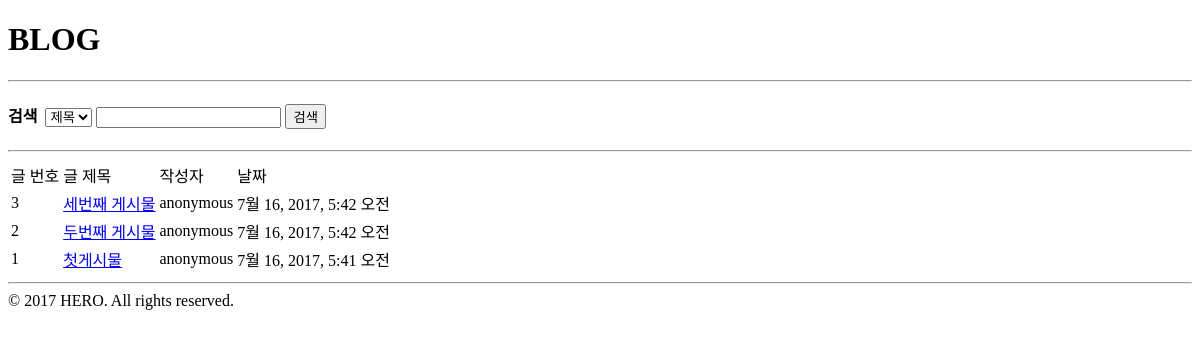
Before: /weblog/ with the older database file.
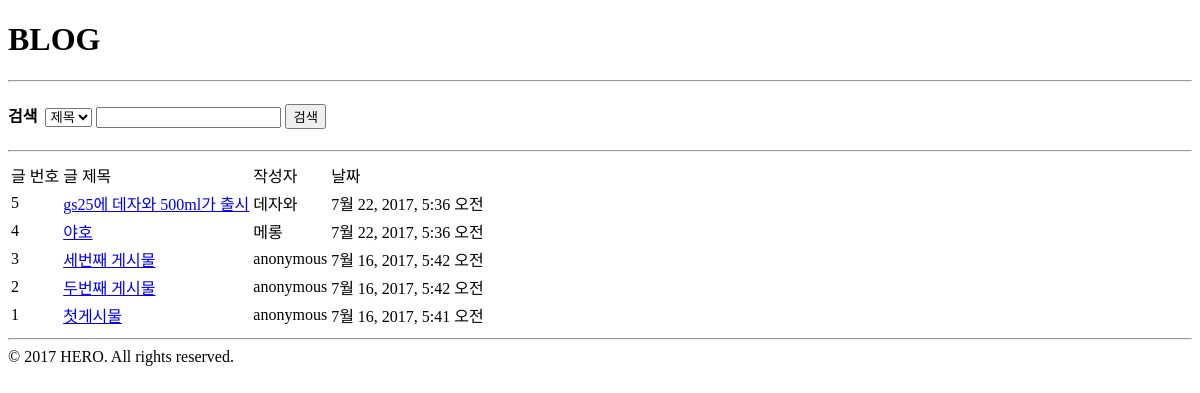
After: the same page with the newer database file.
### blog/models.py (models this page shows, shortened)
class Post(models.Model) :
    author = models.CharField(max_length=15)
    title = models.CharField(max_length=100)
    content = models.TextField()
    created_at = models.DateTimeField(auto_now_add=True)
    updated_at = models.DateTimeField(auto_now=True)
    class Meta :
        ordering = ['-id']

### blog/views.py (the view, shortened to what this page needs)
def post_list(request) :
    qs = Post.objects.all()
    query = request.GET.get('query', '')
    type = request.GET.get('type', '')
    return render(request, "blog/post_list.html", {
        'post_list' : qs,
        'query' : query
    })

### blog/templates/blog/post_list.html (shortened to what this page needs)
{% extends "blog/layout.html" %}
{% block content %}
    <div>
        <div>
        <Form action="" method="get">
            <h4>검색&nbsp;
                <select name="type">
                    <option value="title">제목</option>
                </select>
            <input type="text" name="query">
            <input type="submit" value="검색">
            </h4>
        </Form>
        </div>
        <hr>
        <div>
            <table>
                <tr>
                    <td>글 번호</td>
                    <td>글 제목</td>
                    <td>작성자</td>
                    <td>날짜</td>
                </tr>
                {% for post in post_list %}
                <tr>
                    <td>{{post.pk}}</td>
                    <td><a href="{% url "blog:post_detail" post.pk %}">
                        {{post.title}}
                    </a>
                    </td>
                    <td>{{post.author}}</td>
                    <td>{{post.created_at}}</td>
                </tr>
                {% empty %}
                <tr>
                    <td>검색 결과가 없습니다.</td>
                </tr>
                {% endfor %}
            </table>
        </div>
    </div>
{% endblock %}

Changed rows visible on the page:
added Post: pk "5", title "gs25에 데자와 500ml가 출시", author "데자와", created_at "7월 22, 2017, 5:36 오전"
added Post: pk "4", title "야호", author "메롱", created_at "7월 22, 2017, 5:36 오전"
